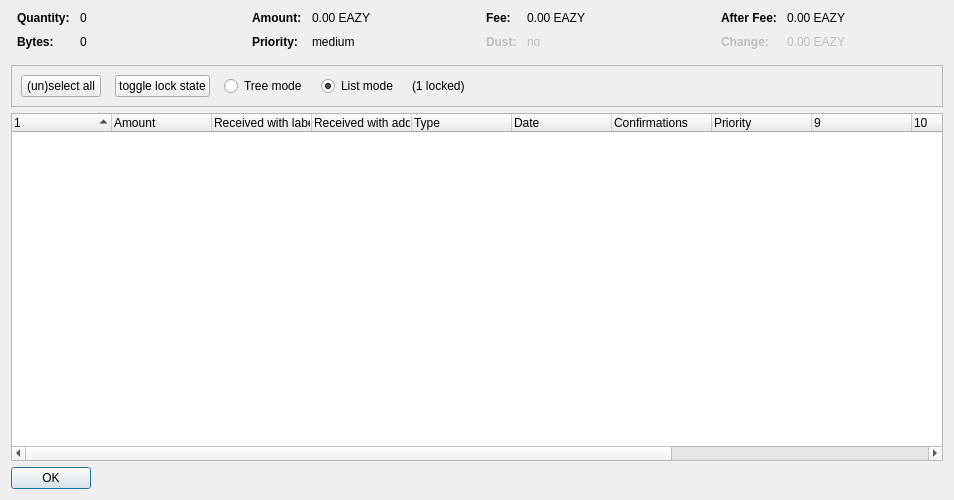
<?xml version="1.0" encoding="UTF-8"?>
<ui version="4.0">
 <class>CoinControlDialog</class>
 <widget class="QDialog" name="CoinControlDialog">
  <property name="geometry">
   <rect>
    <x>0</x>
    <y>0</y>
    <width>954</width>
    <height>500</height>
   </rect>
  </property>
  <property name="windowTitle">
   <string>Coin Selection</string>
  </property>
  <layout class="QVBoxLayout" name="verticalLayout">
   <item>
    <layout class="QHBoxLayout" name="horizontalLayoutTop" stretch="0,0,0,0">
     <property name="topMargin">
      <number>0</number>
     </property>
     <property name="bottomMargin">
      <number>10</number>
     </property>
     <item>
      <layout class="QFormLayout" name="formLayoutCoinControl1">
       <property name="horizontalSpacing">
        <number>10</number>
       </property>
       <property name="verticalSpacing">
        <number>10</number>
       </property>
       <property name="leftMargin">
        <number>6</number>
       </property>
       <property name="rightMargin">
        <number>6</number>
       </property>
       <item row="0" column="0">
        <widget class="QLabel" name="labelCoinControlQuantityText">
         <property name="font">
          <font>
           <weight>75</weight>
           <bold>true</bold>
          </font>
         </property>
         <property name="text">
          <string>Quantity:</string>
         </property>
        </widget>
       </item>
       <item row="0" column="1">
        <widget class="QLabel" name="labelCoinControlQuantity">
         <property name="cursor">
          <cursorShape>IBeamCursor</cursorShape>
         </property>
         <property name="contextMenuPolicy">
          <enum>Qt::ActionsContextMenu</enum>
         </property>
         <property name="text">
          <string notr="true">0</string>
         </property>
         <property name="textInteractionFlags">
          <set>Qt::LinksAccessibleByMouse|Qt::TextSelectableByKeyboard|Qt::TextSelectableByMouse</set>
         </property>
        </widget>
       </item>
       <item row="1" column="0">
        <widget class="QLabel" name="labelCoinControlBytesText">
         <property name="font">
          <font>
           <weight>75</weight>
           <bold>true</bold>
          </font>
         </property>
         <property name="text">
          <string>Bytes:</string>
         </property>
        </widget>
       </item>
       <item row="1" column="1">
        <widget class="QLabel" name="labelCoinControlBytes">
         <property name="cursor">
          <cursorShape>IBeamCursor</cursorShape>
         </property>
         <property name="contextMenuPolicy">
          <enum>Qt::ActionsContextMenu</enum>
         </property>
         <property name="text">
          <string notr="true">0</string>
         </property>
         <property name="textInteractionFlags">
          <set>Qt::LinksAccessibleByMouse|Qt::TextSelectableByKeyboard|Qt::TextSelectableByMouse</set>
         </property>
        </widget>
       </item>
      </layout>
     </item>
     <item>
      <layout class="QFormLayout" name="formLayoutCoinControl2">
       <property name="horizontalSpacing">
        <number>10</number>
       </property>
       <property name="verticalSpacing">
        <number>10</number>
       </property>
       <property name="leftMargin">
        <number>6</number>
       </property>
       <property name="rightMargin">
        <number>6</number>
       </property>
       <item row="0" column="0">
        <widget class="QLabel" name="labelCoinControlAmountText">
         <property name="font">
          <font>
           <weight>75</weight>
           <bold>true</bold>
          </font>
         </property>
         <property name="text">
          <string>Amount:</string>
         </property>
        </widget>
       </item>
       <item row="0" column="1">
        <widget class="QLabel" name="labelCoinControlAmount">
         <property name="cursor">
          <cursorShape>IBeamCursor</cursorShape>
         </property>
         <property name="contextMenuPolicy">
          <enum>Qt::ActionsContextMenu</enum>
         </property>
         <property name="text">
          <string notr="true">0.00 EAZY</string>
         </property>
         <property name="textInteractionFlags">
          <set>Qt::LinksAccessibleByMouse|Qt::TextSelectableByKeyboard|Qt::TextSelectableByMouse</set>
         </property>
        </widget>
       </item>
       <item row="1" column="0">
        <widget class="QLabel" name="labelCoinControlPriorityText">
         <property name="font">
          <font>
           <weight>75</weight>
           <bold>true</bold>
          </font>
         </property>
         <property name="text">
          <string>Priority:</string>
         </property>
        </widget>
       </item>
       <item row="1" column="1">
        <widget class="QLabel" name="labelCoinControlPriority">
         <property name="cursor">
          <cursorShape>IBeamCursor</cursorShape>
         </property>
         <property name="contextMenuPolicy">
          <enum>Qt::ActionsContextMenu</enum>
         </property>
         <property name="text">
          <string>medium</string>
         </property>
         <property name="textInteractionFlags">
          <set>Qt::LinksAccessibleByMouse|Qt::TextSelectableByKeyboard|Qt::TextSelectableByMouse</set>
         </property>
        </widget>
       </item>
      </layout>
     </item>
     <item>
      <layout class="QFormLayout" name="formLayoutCoinControl3">
       <property name="horizontalSpacing">
        <number>10</number>
       </property>
       <property name="verticalSpacing">
        <number>10</number>
       </property>
       <property name="leftMargin">
        <number>6</number>
       </property>
       <property name="rightMargin">
        <number>6</number>
       </property>
       <item row="0" column="0">
        <widget class="QLabel" name="labelCoinControlFeeText">
         <property name="font">
          <font>
           <weight>75</weight>
           <bold>true</bold>
          </font>
         </property>
         <property name="text">
          <string>Fee:</string>
         </property>
        </widget>
       </item>
       <item row="0" column="1">
        <widget class="QLabel" name="labelCoinControlFee">
         <property name="cursor">
          <cursorShape>IBeamCursor</cursorShape>
         </property>
         <property name="contextMenuPolicy">
          <enum>Qt::ActionsContextMenu</enum>
         </property>
         <property name="text">
          <string notr="true">0.00 EAZY</string>
         </property>
         <property name="textInteractionFlags">
          <set>Qt::LinksAccessibleByMouse|Qt::TextSelectableByKeyboard|Qt::TextSelectableByMouse</set>
         </property>
        </widget>
       </item>
       <item row="1" column="0">
        <widget class="QLabel" name="labelCoinControlLowOutputText">
         <property name="enabled">
          <bool>false</bool>
         </property>
         <property name="font">
          <font>
           <weight>75</weight>
           <bold>true</bold>
          </font>
         </property>
         <property name="text">
          <string>Dust:</string>
         </property>
        </widget>
       </item>
       <item row="1" column="1">
        <widget class="QLabel" name="labelCoinControlLowOutput">
         <property name="enabled">
          <bool>false</bool>
         </property>
         <property name="cursor">
          <cursorShape>IBeamCursor</cursorShape>
         </property>
         <property name="contextMenuPolicy">
          <enum>Qt::ActionsContextMenu</enum>
         </property>
         <property name="text">
          <string>no</string>
         </property>
         <property name="textInteractionFlags">
          <set>Qt::LinksAccessibleByMouse|Qt::TextSelectableByKeyboard|Qt::TextSelectableByMouse</set>
         </property>
        </widget>
       </item>
      </layout>
     </item>
     <item>
      <layout class="QFormLayout" name="formLayoutCoinControl4">
       <property name="horizontalSpacing">
        <number>10</number>
       </property>
       <property name="verticalSpacing">
        <number>10</number>
       </property>
       <property name="leftMargin">
        <number>6</number>
       </property>
       <property name="rightMargin">
        <number>6</number>
       </property>
       <item row="0" column="0">
        <widget class="QLabel" name="labelCoinControlAfterFeeText">
         <property name="font">
          <font>
           <weight>75</weight>
           <bold>true</bold>
          </font>
         </property>
         <property name="text">
          <string>After Fee:</string>
         </property>
        </widget>
       </item>
       <item row="0" column="1">
        <widget class="QLabel" name="labelCoinControlAfterFee">
         <property name="cursor">
          <cursorShape>IBeamCursor</cursorShape>
         </property>
         <property name="contextMenuPolicy">
          <enum>Qt::ActionsContextMenu</enum>
         </property>
         <property name="text">
          <string notr="true">0.00 EAZY</string>
         </property>
         <property name="textInteractionFlags">
          <set>Qt::LinksAccessibleByMouse|Qt::TextSelectableByKeyboard|Qt::TextSelectableByMouse</set>
         </property>
        </widget>
       </item>
       <item row="1" column="0">
        <widget class="QLabel" name="labelCoinControlChangeText">
         <property name="enabled">
          <bool>false</bool>
         </property>
         <property name="font">
          <font>
           <weight>75</weight>
           <bold>true</bold>
          </font>
         </property>
         <property name="text">
          <string>Change:</string>
         </property>
        </widget>
       </item>
       <item row="1" column="1">
        <widget class="QLabel" name="labelCoinControlChange">
         <property name="enabled">
          <bool>false</bool>
         </property>
         <property name="cursor">
          <cursorShape>IBeamCursor</cursorShape>
         </property>
         <property name="contextMenuPolicy">
          <enum>Qt::ActionsContextMenu</enum>
         </property>
         <property name="text">
          <string notr="true">0.00 EAZY</string>
         </property>
         <property name="textInteractionFlags">
          <set>Qt::LinksAccessibleByMouse|Qt::TextSelectableByKeyboard|Qt::TextSelectableByMouse</set>
         </property>
        </widget>
       </item>
      </layout>
     </item>
    </layout>
   </item>
   <item>
    <widget class="QFrame" name="frame">
     <property name="minimumSize">
      <size>
       <width>0</width>
       <height>40</height>
      </size>
     </property>
     <property name="frameShape">
      <enum>QFrame::StyledPanel</enum>
     </property>
     <property name="frameShadow">
      <enum>QFrame::Sunken</enum>
     </property>
     <layout class="QHBoxLayout" name="horizontalLayout">
      <item>
       <layout class="QHBoxLayout" name="horizontalLayoutPanel" stretch="0,0,0,0,0,0">
        <property name="spacing">
         <number>14</number>
        </property>
        <item>
         <widget class="QPushButton" name="pushButtonSelectAll">
          <property name="sizePolicy">
           <sizepolicy hsizetype="Maximum" vsizetype="Fixed">
            <horstretch>0</horstretch>
            <verstretch>0</verstretch>
           </sizepolicy>
          </property>
          <property name="text">
           <string>(un)select all</string>
          </property>
          <property name="autoDefault">
           <bool>false</bool>
          </property>
         </widget>
        </item>
        <item>
         <widget class="QPushButton" name="pushButtonToggleLock">
          <property name="sizePolicy">
           <sizepolicy hsizetype="Maximum" vsizetype="Fixed">
            <horstretch>0</horstretch>
            <verstretch>0</verstretch>
           </sizepolicy>
          </property>
          <property name="text">
           <string>toggle lock state</string>
          </property>
          <property name="autoDefault">
           <bool>false</bool>
          </property>
         </widget>
        </item>
        <item>
         <widget class="QRadioButton" name="radioTreeMode">
          <property name="sizePolicy">
           <sizepolicy hsizetype="Maximum" vsizetype="Fixed">
            <horstretch>0</horstretch>
            <verstretch>0</verstretch>
           </sizepolicy>
          </property>
          <property name="text">
           <string>Tree mode</string>
          </property>
         </widget>
        </item>
        <item>
         <widget class="QRadioButton" name="radioListMode">
          <property name="sizePolicy">
           <sizepolicy hsizetype="Maximum" vsizetype="Fixed">
            <horstretch>0</horstretch>
            <verstretch>0</verstretch>
           </sizepolicy>
          </property>
          <property name="text">
           <string>List mode</string>
          </property>
          <property name="checked">
           <bool>true</bool>
          </property>
         </widget>
        </item>
        <item>
         <widget class="QLabel" name="labelLocked">
          <property name="text">
           <string>(1 locked)</string>
          </property>
         </widget>
        </item>
        <item>
         <spacer name="horizontalSpacer">
          <property name="orientation">
           <enum>Qt::Horizontal</enum>
          </property>
          <property name="sizeHint" stdset="0">
           <size>
            <width>40</width>
            <height>20</height>
           </size>
          </property>
         </spacer>
        </item>
       </layout>
      </item>
     </layout>
    </widget>
   </item>
   <item>
    <widget class="CoinControlTreeWidget" name="treeWidget">
     <property name="contextMenuPolicy">
      <enum>Qt::CustomContextMenu</enum>
     </property>
     <property name="sortingEnabled">
      <bool>false</bool>
     </property>
     <property name="columnCount">
      <number>13</number>
     </property>
     <attribute name="headerShowSortIndicator" stdset="0">
      <bool>true</bool>
     </attribute>
     <attribute name="headerStretchLastSection">
      <bool>false</bool>
     </attribute>
     <column>
      <property name="text">
       <string/>
      </property>
     </column>
     <column>
      <property name="text">
       <string>Amount</string>
      </property>
     </column>
     <column>
      <property name="text">
       <string>Received with label</string>
      </property>
     </column>
     <column>
      <property name="text">
       <string>Received with address</string>
      </property>
     </column>
     <column>
      <property name="text">
	<string>Type</string>
      </property>
     </column>
     <column>
      <property name="text">	 
       <string>Date</string>
      </property>
     </column>
     <column>
      <property name="text">
       <string>Confirmations</string>
      </property>
      <property name="toolTip">
       <string>Confirmed</string>
      </property>
     </column>
     <column>
      <property name="text">
       <string>Priority</string>
      </property>
     </column>
     <column>
      <property name="text">
       <string/>
      </property>
     </column>
     <column>
      <property name="text">
       <string/>
      </property>
     </column>
     <column>
      <property name="text">
       <string/>
      </property>
     </column>
     <column>
      <property name="text">
       <string/>
      </property>
     </column>
     <column>
      <property name="text">
       <string/>
      </property>
     </column>
    </widget>
   </item>
   <item>
    <widget class="QDialogButtonBox" name="buttonBox">
     <property name="sizePolicy">
      <sizepolicy hsizetype="Maximum" vsizetype="Fixed">
       <horstretch>0</horstretch>
       <verstretch>0</verstretch>
      </sizepolicy>
     </property>
     <property name="orientation">
      <enum>Qt::Horizontal</enum>
     </property>
     <property name="standardButtons">
      <set>QDialogButtonBox::Ok</set>
     </property>
    </widget>
   </item>
  </layout>
 </widget>
 <customwidgets>
  <customwidget>
   <class>CoinControlTreeWidget</class>
   <extends>QTreeWidget</extends>
   <header>coincontroltreewidget.h</header>
  </customwidget>
 </customwidgets>
 <resources/>
 <connections/>
</ui>
